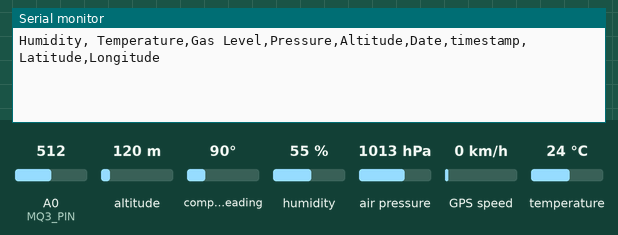
Recording of a sketch running on a simulated Arduino Uno, built with avr-gcc and run on an emulated ATmega328P. Shown: the last lines printed to the serial monitor. The test bench sets the inputs (shaded band); at power-on: humidity 55 %, air pressure 1013 hPa, A0 (MQ3_PIN) = 512, altitude 120 m, compass heading 90°, GPS speed 0 km/h, temperature 24 °C. The GPS gets a fix after 3 s at 37.7749, -122.4194 with 8 satellites.

Above: at 18.0 s.
18.1 s: humidity set to 22 %
At 21.0 s:
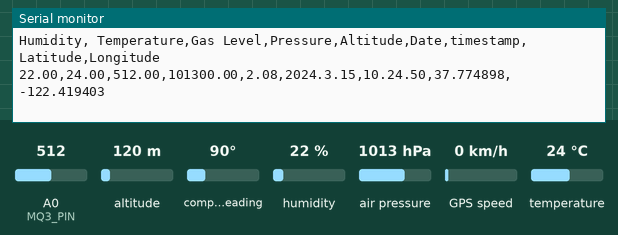
33.1 s: air pressure set to 952 hPa
At 41.0 s:
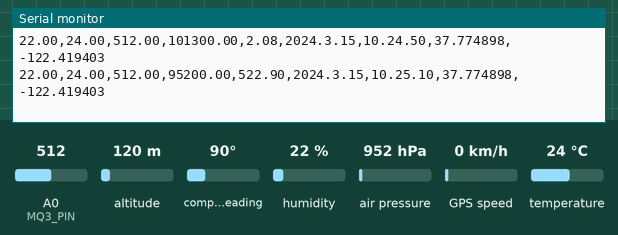
48.1 s: A0 (MQ3_PIN) set to 716
At 61.0 s:
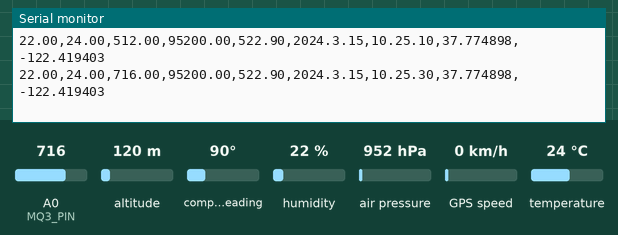

The sketch:

get_all_data_final.ino
```cpp
#include <DHT.h>
#include <Adafruit_BMP085.h>
#include <SoftwareSerial.h>
#include <TinyGPS++.h>

// Constants
#define DHT_PIN 2       // DHT22 data pin
#define DHTTYPE DHT22   // DHT 22 (AM2302)
#define MQ3_PIN A0      // MQ3 analog pin
#define SDA_PIN A4      // BMP180 SDA pin
#define SCL_PIN A5      // BMP180 SCL pin
#define GPS_RX_PIN 3    // GPS module receive pin
#define GPS_TX_PIN 4    // GPS module transmit pin

// Initialize sensor objects
DHT dht(DHT_PIN, DHTTYPE);             // DHT22 sensor object
Adafruit_BMP085 bmp;                  // BMP180 sensor object
TinyGPSPlus gps;                      // TinyGPS++ object
SoftwareSerial ss(GPS_RX_PIN, GPS_TX_PIN);  // SoftwareSerial object for GPS module

// Variables
float hum;      // Stores humidity value
float temp;     // Stores temperature value
float gasLevel; // Stores gas level value
float pressure; // Stores pressure value
float altitude; // Stores altitude value
String date;    // Stores date value
String timestamp;    // Stores timestamp value
float latitude; // Stores latitude value
float longitude; // Stores longitude value

unsigned long previousMillis = 0;
const unsigned long interval = 20000; // Interval in milliseconds (20 seconds)

void setup() {
  // Initialize Serial communication
  Serial.begin(115200);

  // Initialize DHT sensor
  dht.begin();

  // Initialize BMP180 sensor
  if (!bmp.begin()) {
    Serial.println("Could not find a valid BMP180 sensor, check wiring!");
    while (1);
  }

  Serial.println("Humidity, Temperature,Gas Level,Pressure,Altitude,Date,timestamp,Latitude,Longitude");

  // Initialize GPS module communication
  ss.begin(115200);
}

void loop() {
  // Get the current time in milliseconds
  unsigned long currentMillis = millis();

  // Check if the desired interval (20 seconds) has elapsed
  if (currentMillis - previousMillis >= interval) {
    // Save the current time as the last time the data was sent
    previousMillis = currentMillis;

    // Read DHT sensor values
    hum = dht.readHumidity();
    temp = dht.readTemperature();

    // Read gas level from MQ3 sensor
    gasLevel = analogRead(MQ3_PIN);

    // Read BMP180 sensor values
    pressure = bmp.readPressure();
    altitude = bmp.readAltitude();

    // Read GPS data
    while (ss.available() > 0) {
      if (gps.encode(ss.read())) {
        // Check if valid GPS data is available
        if (gps.location.isValid()) {
          // Store longitude and latitude values in variables
          longitude = gps.location.lng();
          latitude = gps.location.lat();
        }
        // Check if valid date and timestamp data is available
        if (gps.date.isValid() && gps.time.isValid()) {
          // Store date and timestamp values in variables
          date = String(gps.date.year()) + "." + String(gps.date.month()) + "." + String(gps.date.day());
          timestamp = String(gps.time.hour()) + "." + String(gps.time.minute()) + "." + String(gps.time.second());
        }
      }
    }

    // If no GPS data is available, use static values
    if (date.length() == 0 || timestamp.length() == 0 || latitude == 0.0 || longitude == 0.0) {
      date = "2023.07.19";
      timestamp = "10.00.00";
      latitude = 27.70626495563062;
      longitude = 85.3299995345307;
    }

    // Print data to Serial monitor
    Serial.print(hum);
    Serial.print(",");
    Serial.print(temp);
    Serial.print(",");
    Serial.print(gasLevel);
    Serial.print(",");
    Serial.print(pressure);
    Serial.print(",");
    Serial.print(altitude);
    Serial.print(",");
    Serial.print(date);
    Serial.print(",");
    Serial.print(timestamp);
    Serial.print(",");
    Serial.print(latitude, 6);
    Serial.print(",");
    Serial.println(longitude, 6);
  }
}
```

Measured:
- after the input at 18.1 s, the serial monitor: prints a new line after 2.0 s (image 1)
- after the input at 33.1 s, the serial monitor: prints a new line after 6.9 s (image 2)
- after the input at 48.1 s, the serial monitor: prints a new line after 11.9 s (image 3)
